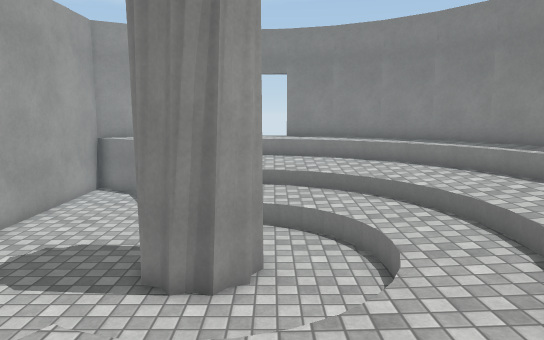
view 1 (above)

12 first-person views from a walk through a scene from a Unity 3-D project. The camera is 1.2 m above the floor, tilts 8° down and sees 70° across. The floor is counted in squares, 0.67 m on a side. Each view is taken from the middle of a square. On the plan, view 1 faces up. The plan holds only what a view shows up to about 19 squares ahead; the rest is blank. The player is left out. Surface patterns are stand-ins for the level's own textures.

view 2
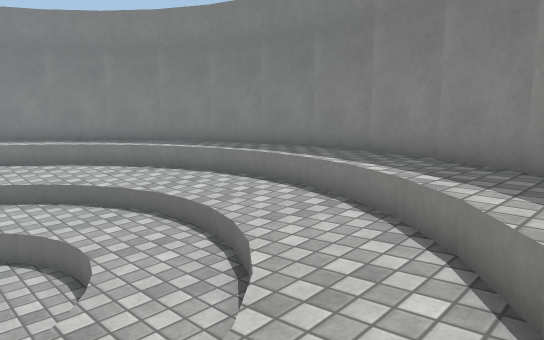

view 3
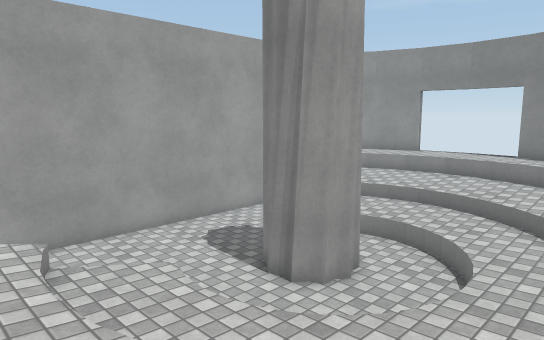

view 4
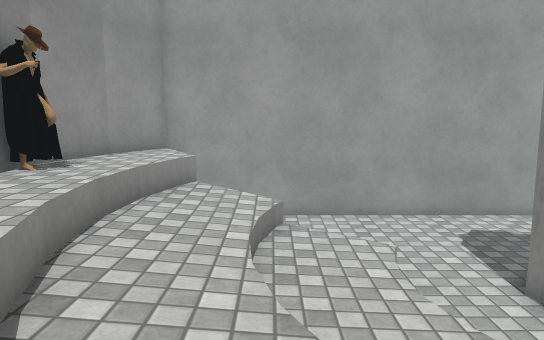

view 5
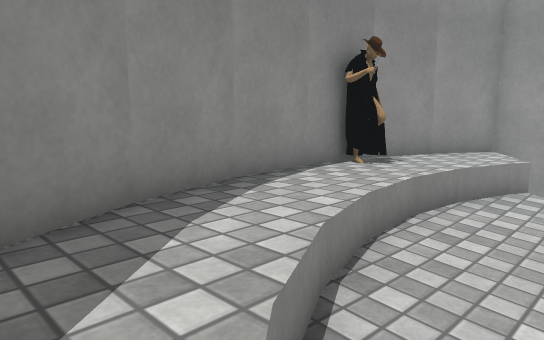

view 6
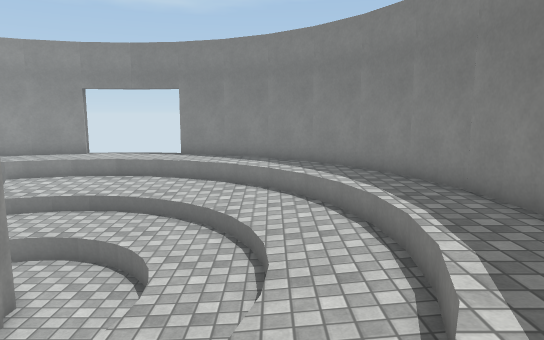

view 7
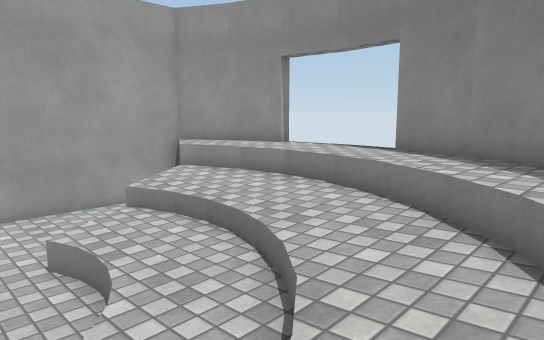

view 8
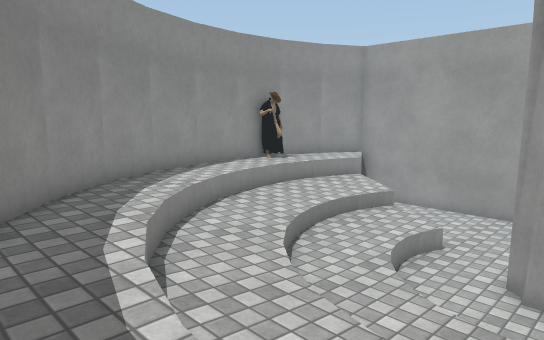

view 9
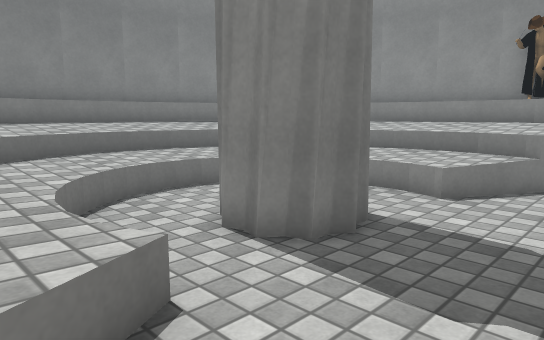

view 10
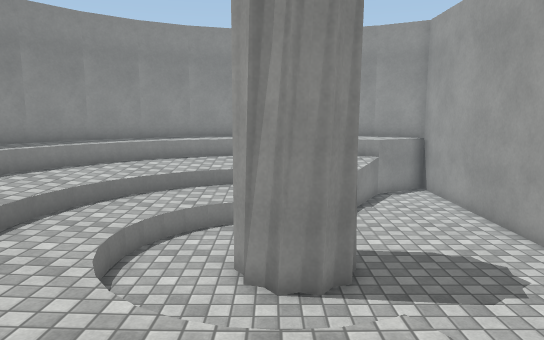

view 11
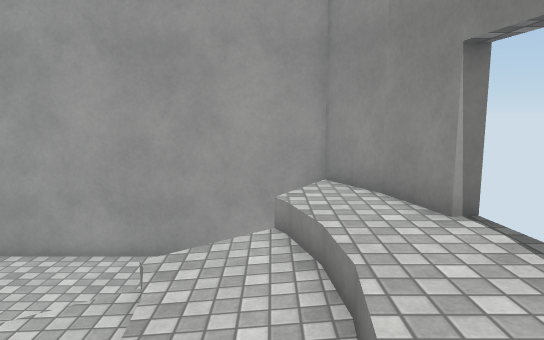

view 12
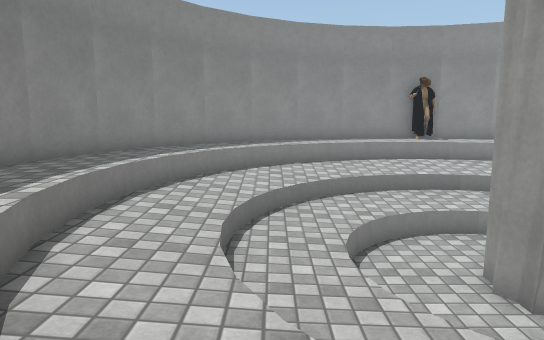

### Floor plan
Key: @ floor where view 1 was taken; # wall or solid block; . main floor; : floor 0.5 m higher than the main floor; + floor 1 m higher than the main floor; * floor 1.5 m higher than the main floor; / step, stairs or slope; = window, fence, low wall or low ledge; v drop or lower ground.
Columns run from 8 left of view 1 to 10 right of it. Each row starts with its distance up from view 1.
 20     #  vv
 19   ###***v###
 18 ###********###
 17 #****////****##
 16 #..+++++++//**##
 15 #...++++++++/**##
 14 #...//////+++/**##
 13 #...//::::/+++/**#
 12 #..../:::::/+++**#
 11 #..../.../::/++/*##
 10 #........./::++/**#
  9 #.....##...::/++**#
  8 #.....##...::/++**#
  7 #.....##...::/++**#
  6 #........./::++/**#
  5 #......../::/++/*##
  4 #..../:/::::/++**#
  3 #...//:::::/++/**#
  2 #...=/:://+++/**##
  1 #..=++++++++/**##
  0 #.##++++@+//**##
 -1 ##***////****##
 -2 ###**##****###
 -3   ##########

Positions as (right, up) in squares from view 1, and headings:
1: (0, 0), facing up
2: (0, 0), facing up-right
3: (5, 0), facing up-left
4: (5, 2), facing left
5: (5, 2), facing down-left
6: (5, 1), facing up
7: (6, 9), facing up-left
8: (9, 9), facing down-left
9: (-6, 13), facing down-right
10: (-1, 16), facing down
11: (3, 16), facing left
12: (4, 15), facing down
